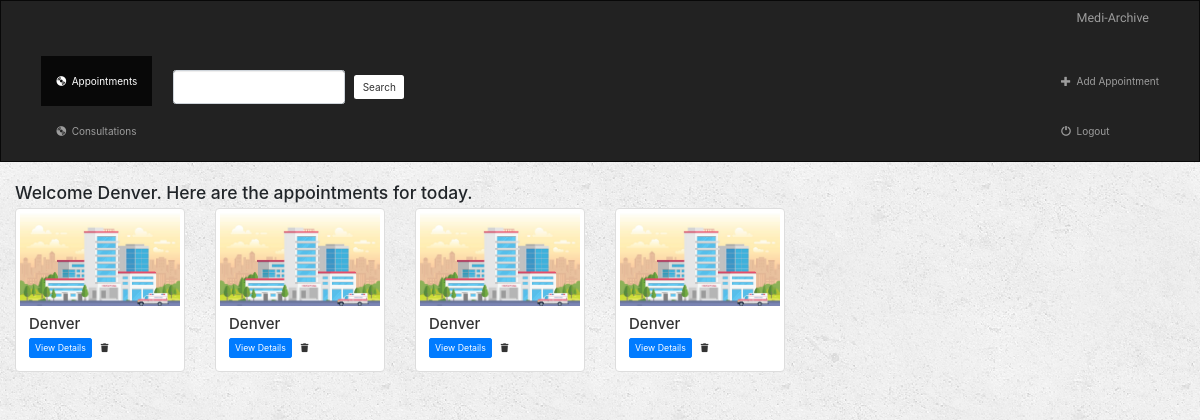
/the_user/ (signed in), run on an earlier commit of the app's database.
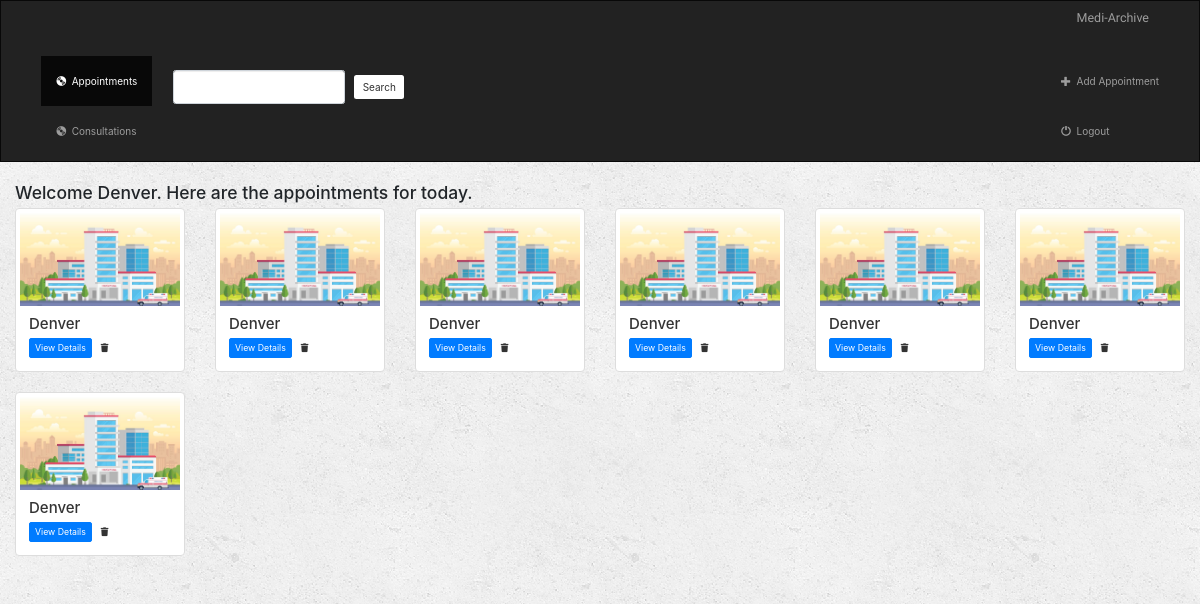
And on a later commit of the database.
### the_user/models.py (models this page shows, shortened)
class Appointment(models.Model):
    user = models.ForeignKey(User, default=1, on_delete=models.CASCADE)
    date = models.CharField(max_length=20)
    patient_name = models.CharField(max_length=250)
    doctor = models.CharField(max_length=250)
    time = models.CharField(max_length=25)
    file_number = models.CharField(max_length=20)
    is_doctor = models.BooleanField(default=False)

### the_user/views.py (the view)
# urls.py: path('', views.index, name='index'),
def index(request):
    if not request.user.is_authenticated:
        return render(request, 'the_user/login.html')
    else:
        appointments = Appointment.objects.filter(user=request.user)
        consultation_results = Consultation.objects.all()
        query = request.GET.get("q")
        if query:
            appointments = appointments.filter(
                Q(doctor__icontains=query) |
                Q(patient_name__icontains=query)
            ).distinct()
            consultation_results = consultation_results.filter(
                Q(doctor__icontains=query)
            ).distinct()
            return render(request, 'the_user/index.html', {
                'appointments': appointments,
                'consultations': consultation_results,
            })
        else:
            return render(request, 'the_user/index.html', {'appointments': appointments})

### the_user/templates/the_user/index.html (shortened to what this page needs)
{% extends 'the_user/base.html' %}
{% load static %}
{% block appointments_active %} active {% endblock %}
{% block body %}
 <div class="appointments-container container-fluid">
     <div class="row">
         <div class="col-sm-12">
             <h3> Welcome {{ user.username }}. Here are the appointments for today.</h3>
         </div>
         {% if appointments %}
           {% for appointment in appointments %}
                <div class="col-sm-4 col-lg-2">
                    <div class="thumbnail">
                        <a href="{% url 'the_user:detail' appointment.id %}">
                            <img src="../../static/images/hospital.jpg" class="img-responsive">
                        </a>
                        <div class="caption">
                            <h4> {{ appointment.doctor }}</h4>
                            <a href="{% url 'the_user:detail' appointment.id %}" class="btn btn-primary btn-sm" role="button">View Details</a>
                            <form action="{% url 'the_user:delete_appointment' appointment.id %}" method="post" style="display: inline;">
                                <button type="submit" class="btn btn-default btn-sm">
                                    <i class="fa fa-trash"></i>
                                </button>
                            </form>
                        </div>
                    </div>
                </div>
            {% endfor %}
      {% endif %}
  </div>
 </div>
{% endblock %}

What changed in the data, as far as the page shows it:
added Appointment: doctor "Denver"
added Appointment: doctor "Denver"
added Appointment: doctor "Denver"
